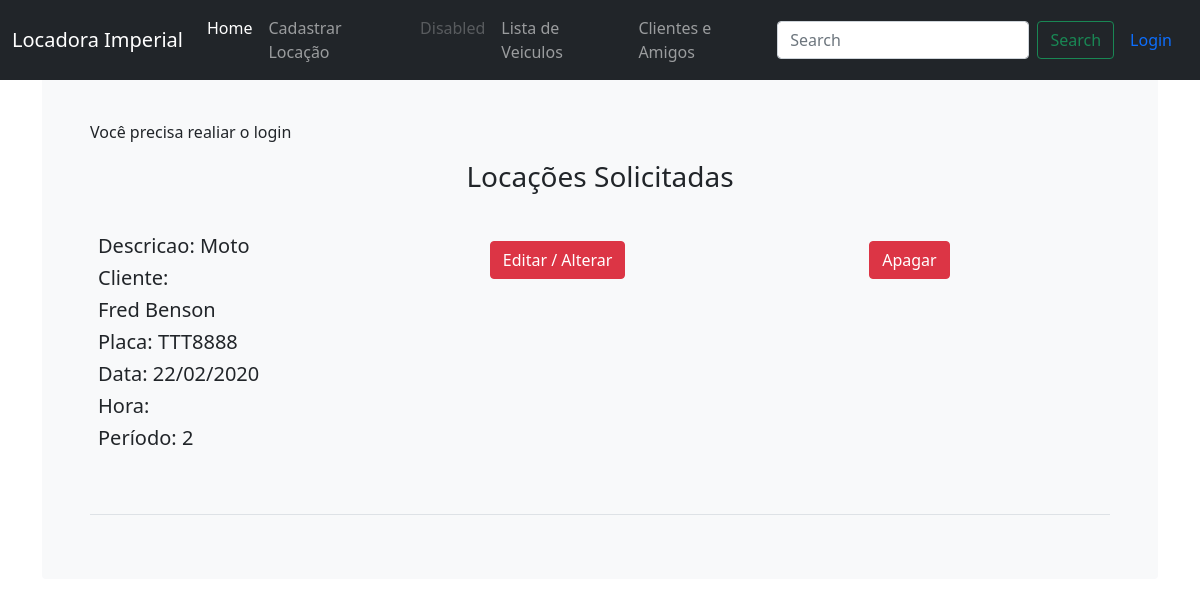
The page / on the database its author committed.
### locadora/models.py (models this page shows, shortened)
class Locacao(models.Model):
    descricao = models.CharField(max_length=200)
    cliente = models.ManyToManyField(Cliente, blank = True) #relacionamento m-n muito-para-muitos
    veiculo = models.ForeignKey(Veiculo, on_delete=models.CASCADE, verbose_name="Veiculo") #relacionamento 1-n
    placa = models.CharField(max_length=20)
    data = models.CharField(max_length=20)
    hora = models.CharField(max_length=20)
    periodo = models.IntegerField()

class Cliente(models.Model):
    nome = models.CharField(max_length=200)
    cpf = models.CharField(max_length=25)
    def __str__(self):
        return self.nome

### locadora/views.py (the view)
# urls.py: path('', views.listar_locacoes, name='listar_locacoes'),
def listar_locacoes(request):
    locacoes = Locacao.objects.all()
    return render(request, 'locadora/listar_locacoes.html', {'locacoes':locacoes})

### locadora/templates/locadora/listar_locacoes.html (shortened to what this page needs)
{% extends 'locadora/base.html' %}
    {% block content %}
    {% if user.is_authenticated %}
        <center><h3>Bem Vindo, Usuário: {{user.username}}</h3></center>
        <br>
    {% else %}
        <p>Você precisa realiar o login</p>
    {% endif %}
    <center><h3>Locações Solicitadas</h3></center>
		    <table class="table">
		         {% for locacao in locacoes %}
		         	<tr>
		         		<br>
		         		<td>
				            <h5>Descricao: {{ locacao.descricao }}<br/></h5>
				            <h5>Cliente: <br/></h5>
				            <h5>{% for nome in locacao.cliente.all %}</h5>
				            <h5>    {{ nome }}<br/></h5>
				            {% endfor %}
				            <h5>
				            <h5>Placa: {{ locacao.placa }}<br/></h5>
				            <h5>Data: {{ locacao.data }}<br/></h5>
				            <h5>Hora: {{ locacao.Hora }}<br/></h5>
				            <h5>Período: {{ locacao.periodo }}<br/></h5>
				            <br>
				            <br>
				            <td>
				                <a class="btn btn-default" href="{% url 'editar_locacao' id=locacao.id %}">
				                    <button type="button" class="btn btn-danger">Editar / Alterar</button>
				                </a>
				            </td>
				            <td>
				                <a class="btn btn-default" href="{% url 'delete_locacao' id=locacao.id %}">
				                    <button type="button" class="btn btn-danger">Apagar</button>
				                </a>
				            </td>
				        </td>
				    </tr>
		        {% endfor %}
			</table>
	    {% endblock %}

### locadora/static/navbar-top-fixed.css (style rules this page uses)
body { min-height: 75rem; padding-top: 4.5rem; }

### rows shown on the page
Locacao: descricao "Moto", placa "TTT8888", data "22/02/2020", periodo "2"
Cliente: nome "Fred Benson"
